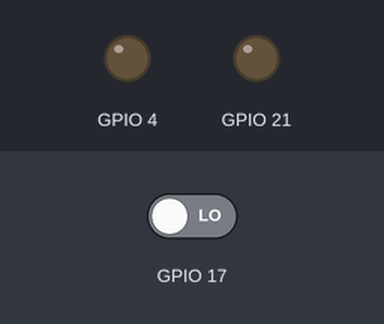
Simulated run of this program. Board: Raspberry Pi (BCM pin numbers). Parts: output pins drawn as LEDs (lit = HIGH). The inputs (shaded band) are chosen by the test bench; at power-on: GPIO 17 LOW.

Above: at 1.2 s.
1.3 s: GPIO 17 driven HIGH
At 3.8 s:
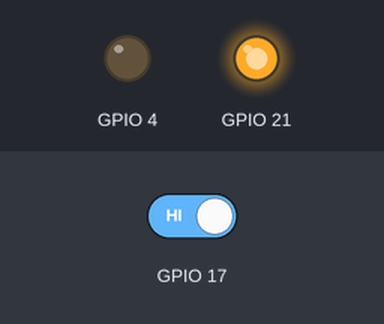
At 5.3 s:
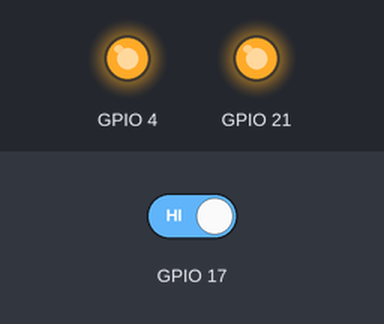
Timing chart, 0 to 16.5 s (numbered marks = the images above; inputs shaded):
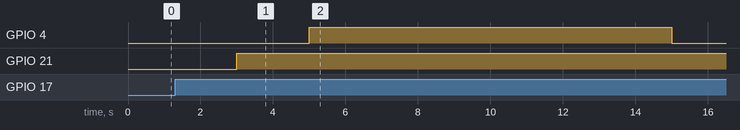

The program:

foginator_ledfx_demo.py
```python
import RPi.GPIO as GPIO
import time
import sys

GPIO.setwarnings(False)
GPIO.setmode(GPIO.BCM)
GPIO.setup(4, GPIO.OUT)
GPIO.setup(17, GPIO.IN)
GPIO.setup(21, GPIO.OUT)


def fire_fog():
    GPIO.output(21,True)
    time.sleep(2)
    GPIO.output(4,True)
    time.sleep(10)
    GPIO.output(4,False)
    time.sleep(20)
    GPIO.output(21,False)
    GPIO.cleanup()
    sys.exit()

while 1:
    time.sleep(3)
    if GPIO.input(17)==True:
        fire_fog()
```

Measured:
- after the input at 1.3 s, GPIO 4: LOW → HIGH after 3.7 s, → LOW 10.0 s later; GPIO 21: LOW → HIGH after 1.7 s
